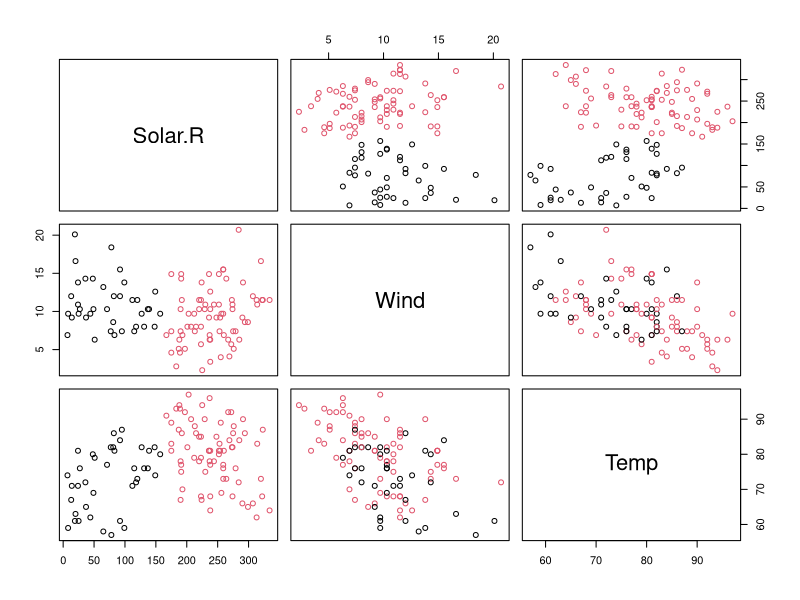

This chart was generated by the following R code:
airquality
View(airquality)

airquality <- na.omit(airquality)
agrupamento_airquality<- kmeans(airquality[2:4],centers = 2) 
agrupamento_airquality

agrupamento_airquality_o<-kmeans(airquality[2:4], centers = 10, iter.max = 10, nstart = 1)
agrupamento_airquality_o


agrupamento_airquality_o$centers # são os pontos que se tornaram centroides
agrupamento_airquality_o$size # tamanho de cada grupo (numero de pontos)
agrupamento_airquality_o$cluster # vetor de cluster
agrupamento_airquality_o$membership # são os ítens que fazem parte da análise
agrupamento_airquality_o$iter # o número de iterações(repetições) realizadas.
agrupamento_airquality_o$withinerror # o valor da função objetivo - para especialistas.
agrupamento_airquality_o$call # a função preenchida
agrupamento_airquality_o$totss # A soma total dos quadrados.
agrupamento_airquality_o$tot.withinss # Soma dos quadrados total dentro do cluster, ou seja, soma (dentro).
agrupamento_airquality_o$betweenss # A soma dos quadrados entre clusters, ou seja, totss-tot.dentro
agrupamento_airquality_o$ifault # integer: indicador de um possível problema de algoritmo - para especialistas.

#criar tabela de decisão
table(airquality$Temp,agrupamento_airquality$cluster) 
#criar gráfico de dispersão
plot(airquality[2:4],col = agrupamento_airquality$cluster) 
#consolida tabela
tabela_airquality<- cbind(airquality, agrupamento_airquality$cluster)
View(tabela_airquality)

